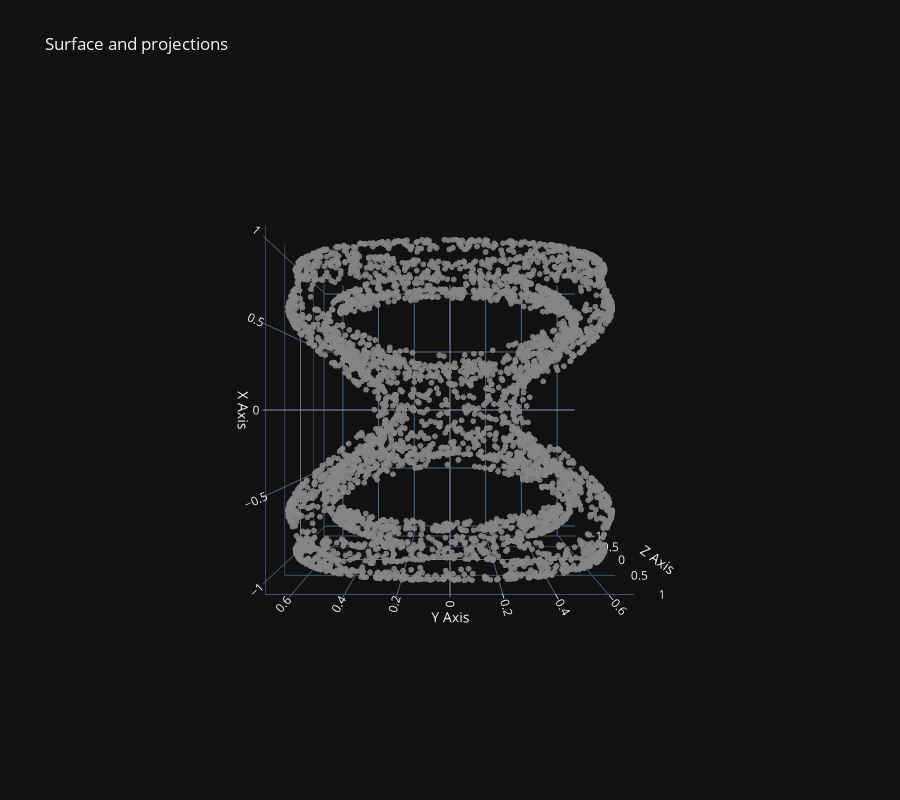

The notebook cell saved with this chart:
### Code cell
Y_lang = langevin_implicit(surface_c, n_samples=5000, burn=100, thin=1, sigma=0.5, lam=0.1, kappa=0, R=5.0, tol=1e-3)
fig = plot_3d_projection(Y_lang)
fig.update_layout(scene_camera=dict(eye=dict(x=0., y=0., z=2.5)))

### Figure 1 — Plotly figure (JSON) as saved in the notebook; plotly's stock layout.template omitted (floating-point values rounded to 4 significant figures; data arrays with more than 128 entries replaced by an {"elided": "..."} marker saying what was removed)
{"data": [{"marker": {"color": "rgba(120,120,120,0.9)", "size": 2}, "mode": "markers", "name": "original", "x": {"elided": "4618 float values"}, "y": {"elided": "4618 float values"}, "z": {"elided": "4618 float values"}, "type": "scatter3d"}], "layout": {"scene": {"xaxis": {"title": {"text": "X Axis"}}, "yaxis": {"title": {"text": "Y Axis"}}, "zaxis": {"title": {"text": "Z Axis"}}, "aspectmode": "cube", "camera": {"eye": {"x": 0.0, "y": 0.0, "z": 2.5}}}, "legend": {"itemsizing": "constant"}, "title": {"text": "Surface and projections"}, "height": 800}}
